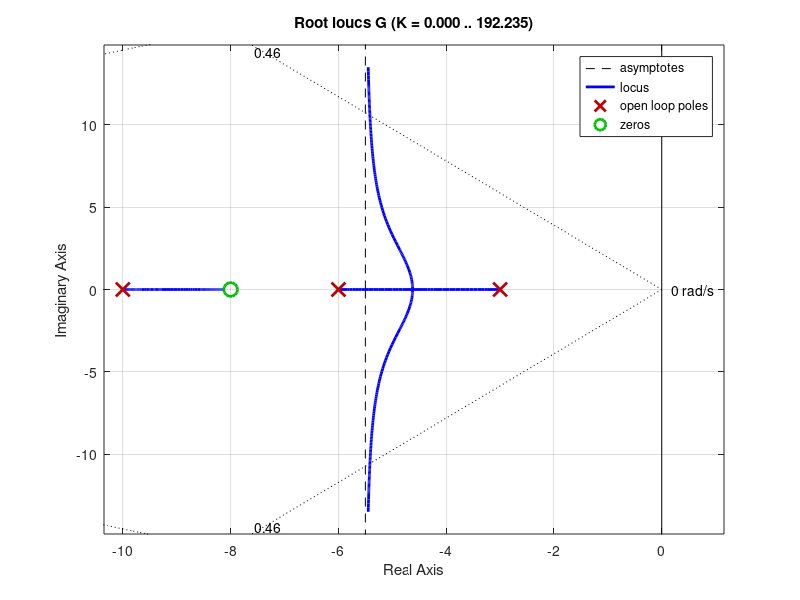

Source code (MATLAB): (Note: this script raises an error after producing the figure.)
numG=[1 8];
denG=poly([-3 -6 -10]);
G=tf(numG,denG)
rlocus(G)
sgrid(0.456,17.6497)
[K,polos]=rlocfind(G)
pause
T=feedback(K*G,1)
step(T)
